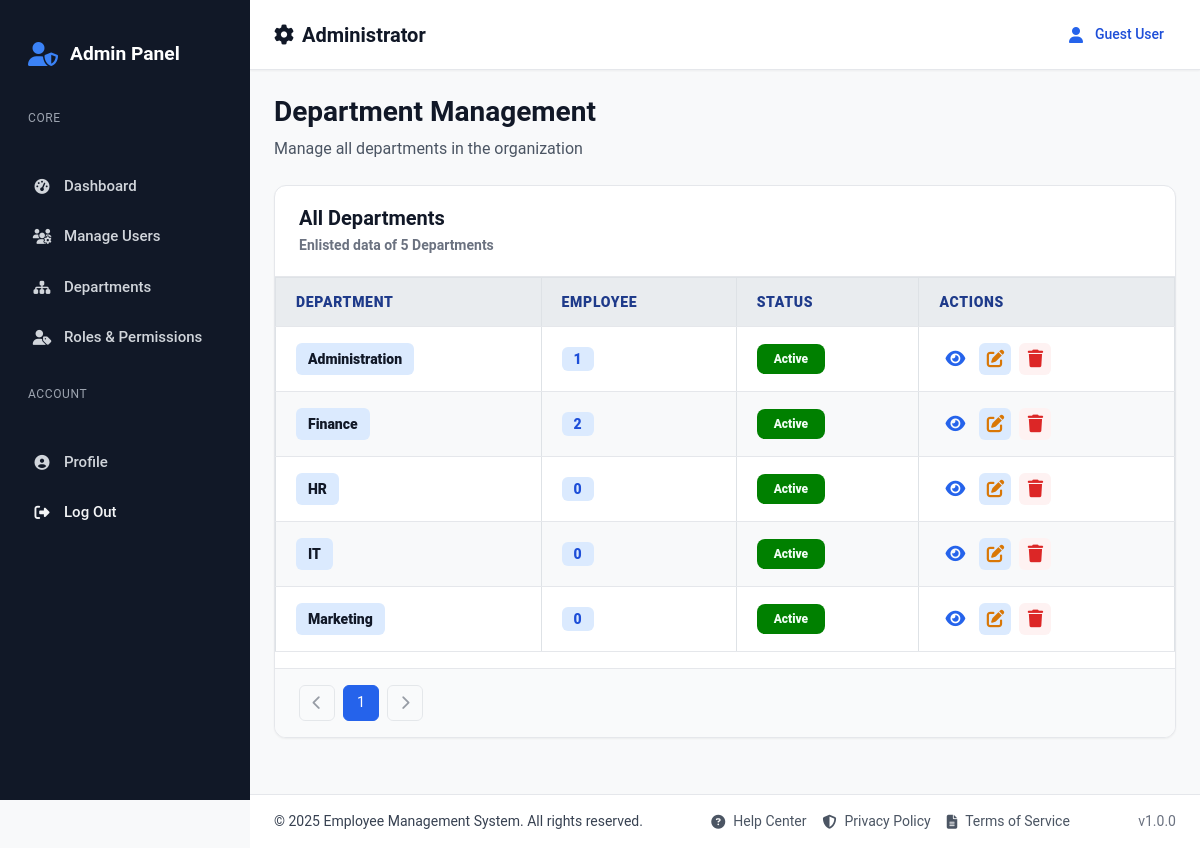
Before: /backend/departments/listingDept.php with the older database file.
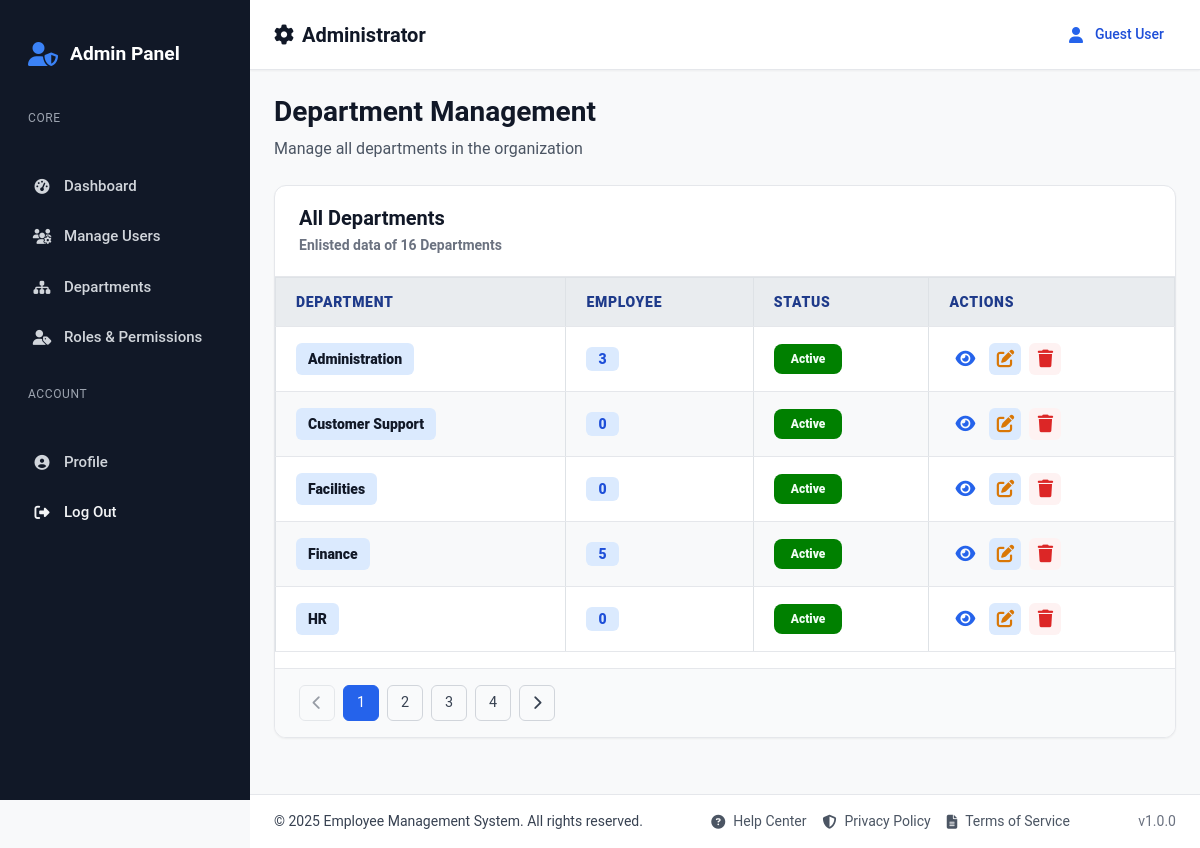
After: the same page with the newer database file.
### tables this page shows
CREATE TABLE `department` (
  `id` int(11) NOT NULL,
  `name` varchar(40) NOT NULL,
  `status` enum('1','0') NOT NULL DEFAULT '1',
  `is_deleted` enum('0','1') NOT NULL DEFAULT '0'
);

### backend/departments/listingDept.php (the view, shortened to what the changed rows need)
<?php
require_once '..\..\includes\config.php';
$limit = 5;
$myPage = isset($_GET['page']) ? (int) $_GET['page'] : 1;
$offset = ($myPage - 1) * $limit;
try {
    $sql = "SELECT department.id, department.name AS deptName, department.status AS deptStatus, COUNT(employee.id) AS employee_count FROM  department LEFT JOIN  employee ON  department.id = employee.department WHERE department.is_deleted = '0' GROUP BY  department.id, department.name ORDER BY  department.name LIMIT :limit OFFSET :offset";
    $stmt = $conn->prepare($sql);
    $stmt->bindValue(':limit', $limit, PDO::PARAM_INT);
    $stmt->bindValue(':offset', $offset, PDO::PARAM_INT);
    $stmt->execute();
    $departments = $stmt->fetchAll(PDO::FETCH_ASSOC);
} catch (PDOException $e) {
    $error_message = "Database error: " . $e->getMessage();
    $departments = [];
}
$stmt2 = $conn->query("SELECT COUNT(*) as count FROM department WHERE is_deleted = '0'");
$count = $stmt2->fetch(PDO::FETCH_ASSOC);
$allRows = $count['count'];
$allPages = ceil($allRows / $limit);
?>
<body class="admin-page">
    <?php include '..\navbar.php'; ?>
    <?php include '..\sidebar.php' ?>
    <main class="admin-main-content">
        <div class="admin-container">
            <div class="admin-page-header">
                <div class="header-title">
                    <h1>Department Management</h1>
                </div>
            </div>
            <div class="admin-table-container">
                <div class="table-header">
                    <div class="table-title">
                        <h2>All Departments</h2>
                        <p>Enlisted data of <?php echo $count['count']; ?> Departments</p>
                    </div>
                </div>
                <?php if (count($departments) > 0): ?>
                    <div class="table-responsive">
                        <table class="admin-table">
                            <thead>
                                <tr>
                                    <th style="font-weight: 900; color: var(--primary-900); font-size: var(--text-sm);">
                                        Department</th>
                                    <th style="font-weight: 900; color: var(--primary-900); font-size: var(--text-sm);">
                                        Employee</th>
                                    <th style="font-weight: 900; color: var(--primary-900); font-size: var(--text-sm);">
                                        Status</th>
                                    <th style="font-weight: 900; color: var(--primary-900); font-size: var(--text-sm);">
                                        Actions</th>
                                </tr>
                            </thead>
                            <tbody>
                                <?php
                                foreach ($departments as $dept): ?>
                                    <tr>
                                        <td>
                                            <span
                                                style="display: inline-flex; align-items: center; padding: var(--space-2) var(--space-3); background: var(--primary-100); color: var(--gray-900); border-radius: var(--radius-md); font-size: var(--text-sm); font-weight: 900;">
                                                <?php echo htmlspecialchars($dept['deptName']); ?>
                                            </span>
                                        </td>
                                        <td>
                                            <span
                                                style="display: inline-flex; align-items: center; gap: var(--space-2); padding: var(--space-1) var(--space-3); background: var(--primary-100); color: var(--primary-700); border-radius: var(--radius-md); font-size: var(--text-sm); font-weight: 900;">
                                                <?php echo htmlspecialchars($dept['employee_count']); ?>
                                            </span>
                                        </td>
                                        <td>
                                            <div class="action-buttons">
                                                <form action="" method="POST">
                                                    <?php if ($dept['deptStatus'] == '1') { ?>
                                                        <button class="btn btn-sm success"
                                                            style="background-color: green; font-weight: 900; color: var(--success-50); font-size: var(--text-xs);">Active</button>
                                                    <?php } else { ?>
                                                        <button class="btn btn-sm danger"
                                                            style="background-color: red; font-weight: 900; color: var(--success-50); font-size: var(--text-xs);">Inactive</button>
                                                    <?php } ?>
                                                </form>
                                            </div>
                                        </td>
                                        <td>
                                            <div class="action-buttons">
                                                <button class="action-btn view-dept-btn" title="View"
                                                    data-id="<?= $dept['id'] ?>">
                                                    <i class="fas fa-eye"></i>
                                                </button>
                                                <button class="action-btn edit" title="Edit">
                                                    <i class="fas fa-edit"></i>
                                                </button>
                                                <button class="action-btn delete" title="Delete Department"
                                                    onclick="softDeleteDepartment(<?php echo $dept['id']; ?>, this)">
                                                    <i class="fas fa-trash"></i>
                                                </button>
                                            </div>
                                        </td>
                                    </tr>
                                <?php endforeach; ?>
                            </tbody>
                        </table>
                    </div>
                <?php else: ?>
                    <p>No departments found.</p>
                <?php endif; ?>
                <div class="table-footer">
                    <div class="table-pagination">
                        <?php if ($myPage > 1): ?>
                            <a href="?page=<?= $myPage - 1 ?>" class="pagination-btn"><i
                                    class="fas fa-chevron-left"></i></a>
                        <?php else: ?>
                            <button class="pagination-btn" disabled><i class="fas fa-chevron-left"></i></button>
                        <?php endif; ?>
                        <?php for ($i = 1; $i <= $allPages; $i++): ?>
                            <?php if ($i == $myPage): ?>
                                <button class="pagination-btn active"><?= $i ?></button>
                            <?php else: ?>
                                <a href="?page=<?= $i ?>" class="pagination-btn"><?= $i ?></a>
                            <?php endif; ?>
                        <?php endfor; ?>
                        <?php if ($myPage < $allPages): ?>
                            <a href="?page=<?= $myPage + 1 ?>" class="pagination-btn"><i
                                    class="fas fa-chevron-right"></i></a>
                        <?php else: ?>
                            <button class="pagination-btn" disabled><i class="fas fa-chevron-right"></i></button>
                        <?php endif; ?>
                    </div>
                </div>
            </div>
        </div>
    </main>
    <link href="https://cdn.jsdelivr.net/npm/tailwindcss@2.2.19/dist/tailwind.min.css" rel="stylesheet">
</body>
</html>

Changed rows visible on the page:
no longer on this page (row edited): department: name "IT", employee_count "0", status "Active"
no longer on this page (row unchanged): department: name "Marketing", employee_count "0", status "Active"
computed for department "Administration": employee_count "1" → "3"
added department: name "Customer Support", employee_count "0", status "Active"
added department: name "Facilities", employee_count "0", status "Active"
computed for department "Finance": employee_count "2" → "5"
Other visible differences:
$count['count']: "5" → "16"
new list line: "2"
new list line: "3"
new list line: "4"
